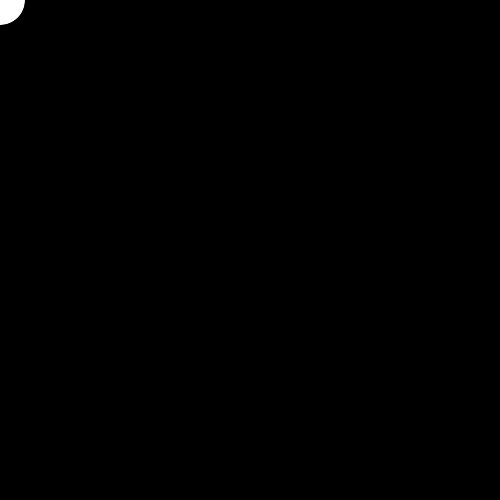
Frame 1 (no input)
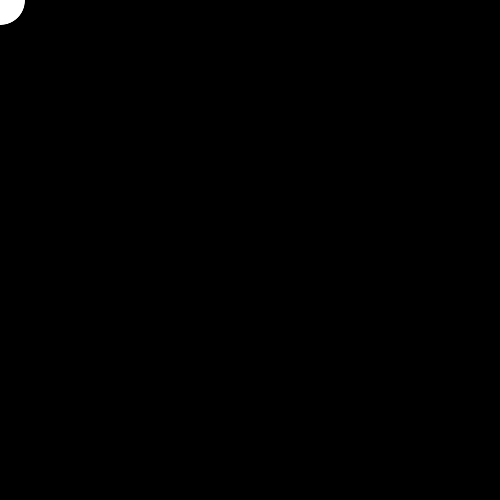
Frame 60 (the mouse pressed at the canvas centre just before this capture)
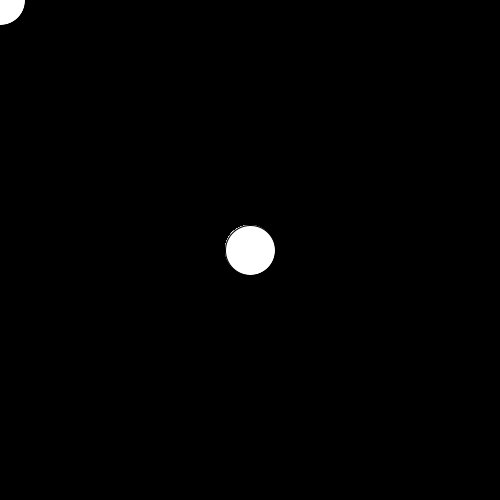
Frame 120 (the mouse held since frame 60 and released just before this capture)

The Processing sketch that drew these frames (run headless with seeded random() and noise(); from frame 60 on, the mouse is pressed at the canvas centre):

// Processing sketch: processing_65448
// ── processing_65448.pde

void setup() {
  size(500, 500);
  background(0);
}

void draw() {
  ellipse(mouseX, mouseY, 50, 50);
  fill(255);
}
